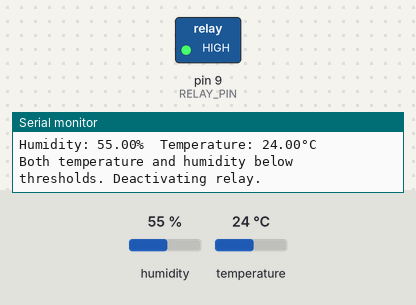
The sketch below on a simulated Arduino Uno, built with avr-gcc and run on an emulated ATmega328P. On the bench: switched loads named in the sketch (green lamp = pin HIGH), the last lines printed to the serial monitor. The inputs (shaded band) are chosen by the test bench; at power-on: humidity 55 %, temperature 24 °C.

Above: at 4.8 s.
4.9 s: humidity set to 68 %
7.9 s: humidity set to 71 %
At 8.9 s:
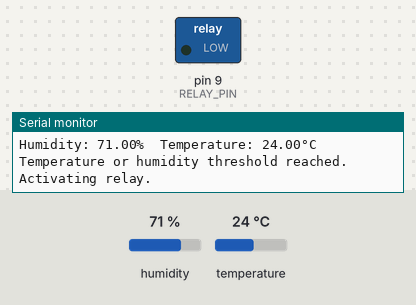
11.8 s: humidity set to 22 %
At 13.2 s:
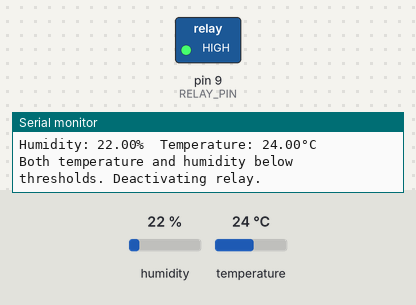
14.8 s: humidity set to 88 %
At 17.6 s:
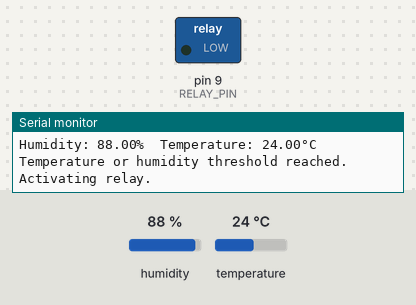
Timing chart, 0 to 19.0 s (numbered marks = the images above; inputs shaded):
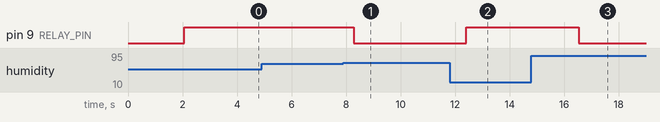

Measured:
- the behaviour switches between 69 and 70 % on humidity (found by bisection; images 0 and 1)
- after the input at 7.9 s, pin 9 (RELAY_PIN): HIGH → LOW after 0.37 s
- after the input at 11.8 s, pin 9 (RELAY_PIN): LOW → HIGH after 0.61 s
- after the input at 14.8 s, pin 9 (RELAY_PIN): HIGH → LOW after 1.7 s

The sketch:

project.ino
```cpp
#include <DHT.h>

// Define pin for DHT sensor
#define DHT_PIN 2
#define DHT_TYPE DHT11

// Initialize DHT sensor object
DHT dht(DHT_PIN, DHT_TYPE);

// Pin for controlling the relay
const int RELAY_PIN = 9;  // Adjust this value if you're using a different pin

// Temperature and humidity thresholds to trigger the relay
const float TEMPERATURE_THRESHOLD = 25.0;  // Adjust this value as needed
const float HUMIDITY_THRESHOLD = 70.0;  // Adjust this value as needed

void setup() {
  Serial.begin(9600);
  Serial.println(F("Sensor Data"));

  // Set relay pin as output and initially turn it off (deactivated)
  pinMode(RELAY_PIN, OUTPUT);
  digitalWrite(RELAY_PIN, LOW);  // Ensure relay is initially inactive

  // Initialize DHT sensor
  dht.begin();
}

void loop() {
  // Delay for sensor readings
  delay(2000);

  // Read sensor data
  float humidity = dht.readHumidity();
  float temperature = dht.readTemperature();  // Assuming Celsius (dht.readTemperature(true) for Fahrenheit)

  // Error handling for sensor readings
  if (isnan(humidity) || isnan(temperature)) {
    Serial.println(F("Failed to read from DHT sensor!"));
    return;
  }

  // Display sensor readings
  Serial.print(F("Humidity: "));
  Serial.print(humidity);
  Serial.print(F("%  Temperature: "));
  Serial.print(temperature);
  Serial.println(F("°C"));

  // Check sensor readings and control the relay (consider both temperature and humidity)
  if (temperature >= TEMPERATURE_THRESHOLD || humidity >= HUMIDITY_THRESHOLD) {
    Serial.println(F("Temperature or humidity threshold reached. Activating relay."));
    digitalWrite(RELAY_PIN, LOW);  // Turn on the relay (open the circuit)
  } else {
    Serial.println(F("Both temperature and humidity below thresholds. Deactivating relay."));
    digitalWrite(RELAY_PIN, HIGH);  // Keep the relay off (closed circuit)
  }
}
```
